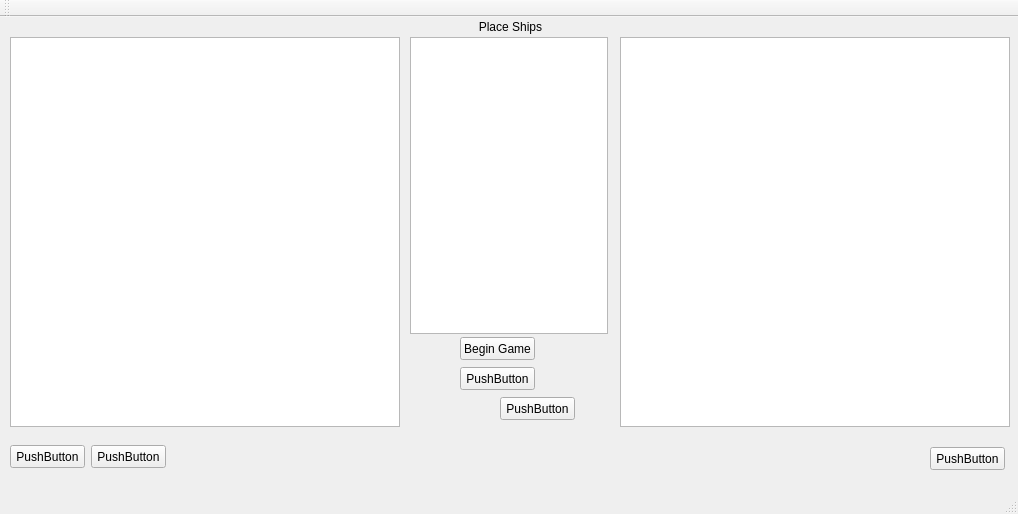
<?xml version="1.0" encoding="UTF-8"?>
<ui version="4.0">
 <class>MainWindow</class>
 <widget class="QMainWindow" name="MainWindow">
  <property name="geometry">
   <rect>
    <x>0</x>
    <y>0</y>
    <width>1018</width>
    <height>514</height>
   </rect>
  </property>
  <property name="windowTitle">
   <string>MainWindow</string>
  </property>
  <widget class="QWidget" name="centralWidget">
   <widget class="QPushButton" name="pushButton_6">
    <property name="geometry">
     <rect>
      <x>930</x>
      <y>430</y>
      <width>75</width>
      <height>23</height>
     </rect>
    </property>
    <property name="text">
     <string>PushButton</string>
    </property>
   </widget>
   <widget class="QGraphicsView" name="graphicsView_2">
    <property name="geometry">
     <rect>
      <x>620</x>
      <y>20</y>
      <width>390</width>
      <height>390</height>
     </rect>
    </property>
    <property name="minimumSize">
     <size>
      <width>390</width>
      <height>390</height>
     </size>
    </property>
    <property name="maximumSize">
     <size>
      <width>390</width>
      <height>390</height>
     </size>
    </property>
    <property name="cursor" stdset="0">
     <cursorShape>CrossCursor</cursorShape>
    </property>
   </widget>
   <widget class="QGraphicsView" name="graphicsView">
    <property name="geometry">
     <rect>
      <x>10</x>
      <y>20</y>
      <width>390</width>
      <height>390</height>
     </rect>
    </property>
    <property name="sizePolicy">
     <sizepolicy hsizetype="Expanding" vsizetype="Expanding">
      <horstretch>0</horstretch>
      <verstretch>0</verstretch>
     </sizepolicy>
    </property>
    <property name="minimumSize">
     <size>
      <width>390</width>
      <height>390</height>
     </size>
    </property>
    <property name="maximumSize">
     <size>
      <width>390</width>
      <height>390</height>
     </size>
    </property>
    <property name="cursor" stdset="0">
     <cursorShape>ArrowCursor</cursorShape>
    </property>
    <property name="autoFillBackground">
     <bool>false</bool>
    </property>
    <property name="verticalScrollBarPolicy">
     <enum>Qt::ScrollBarAlwaysOff</enum>
    </property>
    <property name="horizontalScrollBarPolicy">
     <enum>Qt::ScrollBarAlwaysOff</enum>
    </property>
    <property name="sizeAdjustPolicy">
     <enum>QAbstractScrollArea::AdjustIgnored</enum>
    </property>
    <property name="sceneRect">
     <rectf>
      <x>0.000000000000000</x>
      <y>0.000000000000000</y>
      <width>300.000000000000000</width>
      <height>300.000000000000000</height>
     </rectf>
    </property>
    <property name="transformationAnchor">
     <enum>QGraphicsView::AnchorViewCenter</enum>
    </property>
    <property name="resizeAnchor">
     <enum>QGraphicsView::NoAnchor</enum>
    </property>
    <property name="rubberBandSelectionMode">
     <enum>Qt::ContainsItemShape</enum>
    </property>
    <property name="optimizationFlags">
     <set>QGraphicsView::DontAdjustForAntialiasing</set>
    </property>
   </widget>
   <widget class="QPushButton" name="pushButton_3">
    <property name="geometry">
     <rect>
      <x>500</x>
      <y>380</y>
      <width>75</width>
      <height>23</height>
     </rect>
    </property>
    <property name="text">
     <string>PushButton</string>
    </property>
   </widget>
   <widget class="QPushButton" name="pushButton_2">
    <property name="geometry">
     <rect>
      <x>460</x>
      <y>320</y>
      <width>75</width>
      <height>23</height>
     </rect>
    </property>
    <property name="text">
     <string>Begin Game</string>
    </property>
   </widget>
   <widget class="QGraphicsView" name="graphicsView_3">
    <property name="geometry">
     <rect>
      <x>410</x>
      <y>20</y>
      <width>198</width>
      <height>297</height>
     </rect>
    </property>
    <property name="minimumSize">
     <size>
      <width>198</width>
      <height>297</height>
     </size>
    </property>
    <property name="maximumSize">
     <size>
      <width>198</width>
      <height>297</height>
     </size>
    </property>
   </widget>
   <widget class="QPushButton" name="pushButton_4">
    <property name="enabled">
     <bool>true</bool>
    </property>
    <property name="geometry">
     <rect>
      <x>460</x>
      <y>350</y>
      <width>75</width>
      <height>23</height>
     </rect>
    </property>
    <property name="text">
     <string>PushButton</string>
    </property>
   </widget>
   <widget class="QPushButton" name="pushButton">
    <property name="geometry">
     <rect>
      <x>10</x>
      <y>428</y>
      <width>75</width>
      <height>23</height>
     </rect>
    </property>
    <property name="text">
     <string>PushButton</string>
    </property>
   </widget>
   <widget class="QPushButton" name="pushButton_5">
    <property name="geometry">
     <rect>
      <x>91</x>
      <y>428</y>
      <width>75</width>
      <height>23</height>
     </rect>
    </property>
    <property name="text">
     <string>PushButton</string>
    </property>
   </widget>
   <widget class="QLabel" name="phaselabel">
    <property name="geometry">
     <rect>
      <x>410</x>
      <y>0</y>
      <width>201</width>
      <height>20</height>
     </rect>
    </property>
    <property name="text">
     <string>Place Ships</string>
    </property>
    <property name="alignment">
     <set>Qt::AlignCenter</set>
    </property>
   </widget>
  </widget>
  <widget class="QMenuBar" name="menuBar">
   <property name="geometry">
    <rect>
     <x>0</x>
     <y>0</y>
     <width>1018</width>
     <height>24</height>
    </rect>
   </property>
  </widget>
  <widget class="QToolBar" name="mainToolBar">
   <attribute name="toolBarArea">
    <enum>TopToolBarArea</enum>
   </attribute>
   <attribute name="toolBarBreak">
    <bool>false</bool>
   </attribute>
  </widget>
  <widget class="QStatusBar" name="statusBar"/>
 </widget>
 <layoutdefault spacing="6" margin="11"/>
 <resources/>
 <connections/>
</ui>
